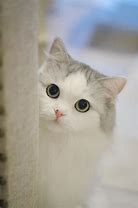
#> input picture data/cats/cat001.jpeg, 138 x 208 px, given in place of tom_and_jerry.mp4, which was not available
$ python color_tracking.py
#> lines starting #> are read from the running program, lines starting #| are printed output that depends on the picture; after the words box and inside, x2 and y2 are one past the last pixel; in counts of white or black regions, pixels touching at a corner belong together; pictures that were not available may be replaced by others from this repository, and a replacement may not be noted
import cv2
import numpy as np

video_path = "/home/tx-deepocean/Downloads/tom_and_jerry.mp4"
cap = cv2.VideoCapture(video_path)
isopen = cap.isOpened()

# 追踪视频中的蓝色物体，
while 1:
    # Take each frame
    _, frame = cap.read()
#> frame is the input picture: shape (208, 138, 3); mean B, G, R 154.2, 162.1, 165.4
    # Convert BGR to HSV
    hsv = cv2.cvtColor(frame, cv2.COLOR_BGR2HSV)
#> hsv: shape (208, 138, 3); mean H, S, V 40.4, 38.3, 172.3
    # define range of blue color in HSV
    lower_blue = np.array([110, 50, 50])
    upper_blue = np.array([130, 255, 255])
    # Threshold the HSV image to get only blue colors
    mask = cv2.inRange(hsv, lower_blue, upper_blue)
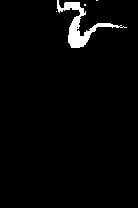
#> mask: shape (208, 138); 2.7% white; 4 white regions (3 under 20 px), largest, box (x1, y1, x2, y2) and area: (57, 0, 127, 48) 756
    # Bitwise-AND mask and original image
    res = cv2.bitwise_and(frame, frame, mask=mask)
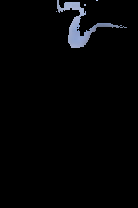
#> res: shape (208, 138, 3); mean B, G, R 5.3, 4.3, 4
    cv2.imshow("frame", frame)
    cv2.imshow("mask", mask)
    cv2.imshow("res", res)
    k = cv2.waitKey(5) & 0xFF
#> (key Esc is pressed here)
    if k == 27:
        break
cv2.destroyAllWindows()

# 如何找到HSV值来追踪？
green = np.uint8([[[0, 255, 0]]])  # type:ignore
hsv_green = cv2.cvtColor(green, cv2.COLOR_BGR2HSV)

$ run again, on data/cats/cat002.jpeg
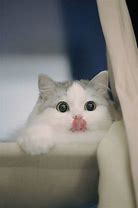
#> input picture data/cats/cat002.jpeg, 138 x 208 px, given in place of tom_and_jerry.mp4, which was not available
#> frame is the input picture: shape (208, 138, 3); mean B, G, R 119.6, 124, 126
#> hsv: shape (208, 138, 3); mean H, S, V 53.1, 47.7, 132.9
#> `mask = cv2.inRange(hsv, lower_blue, upper_blue)`:
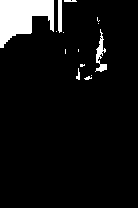
#> mask: shape (208, 138); 7.1% white; 14 white regions (9 under 20 px), largest, box (x1, y1, x2, y2) and area: (0, 0, 54, 48) 1627, (95, 29, 107, 72) 197, (58, 0, 62, 33) 128, (76, 68, 80, 80) 26, (64, 0, 77, 2) 24
#> `res = cv2.bitwise_and(frame, frame, mask=mask)`:
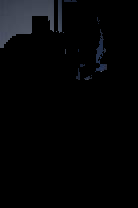
#> res: shape (208, 138, 3); mean B, G, R 6.1, 5, 4.5

$ run again, on data/cats/cat004.jpeg
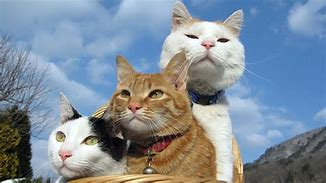
#> input picture data/cats/cat004.jpeg, 326 x 183 px, given in place of tom_and_jerry.mp4, which was not available
#> frame is the input picture: shape (183, 326, 3); mean B, G, R 154.8, 141.7, 128.2
#> hsv: shape (183, 326, 3); mean H, S, V 74.5, 84.8, 169.3
#> `mask = cv2.inRange(hsv, lower_blue, upper_blue)`:
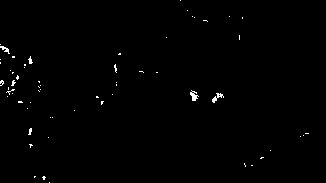
#> mask: shape (183, 326); 0.63% white in thin lines or dots
